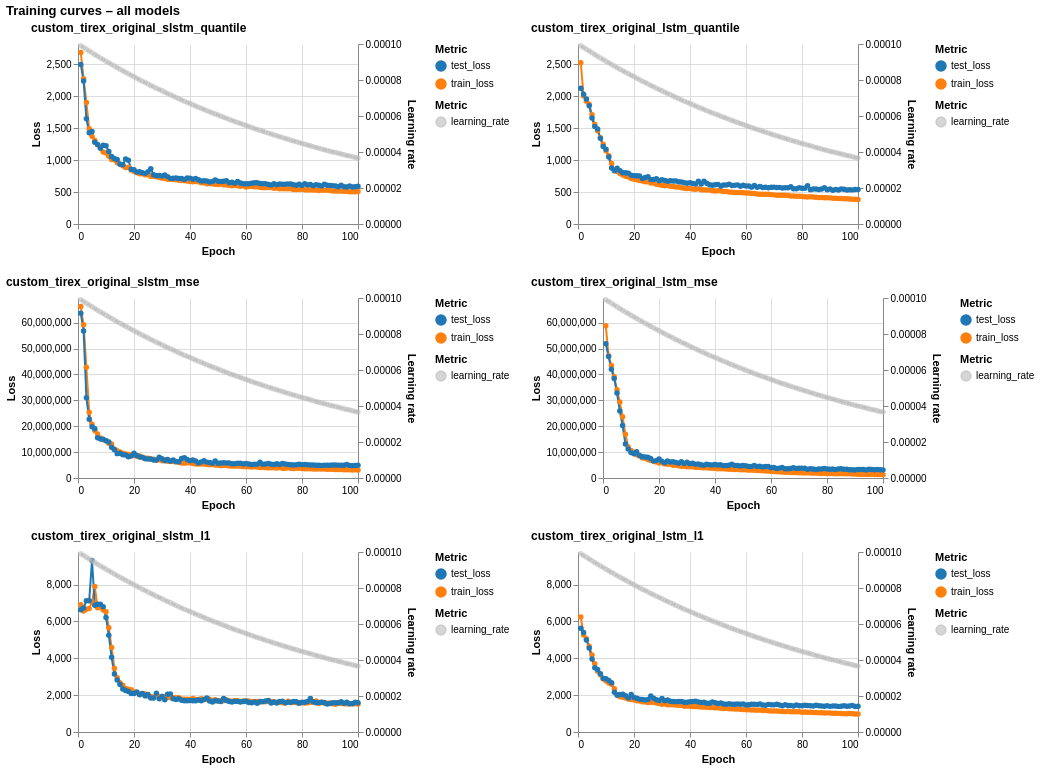

Notebook code cell kept with this figure:
### Code cell
# plots
cols = 2
rows = [
    alt.hconcat(*charts[i : i + cols]).resolve_scale(color="independent")
    for i in range(0, len(charts), cols)
]

grid = (
    alt.vconcat(*rows)
    .configure_view(strokeWidth=0)
    .configure_title(anchor="start")
    .properties(title="Training curves – all models")
)
grid

### Figure 1 — Vega-Lite specification as saved in the notebook (floating-point values rounded to 4 significant figures; data arrays with more than 128 entries replaced by an {"elided": "..."} marker saying what was removed)
{"config": {"view": {"continuousWidth": 300, "continuousHeight": 300, "strokeWidth": 0}, "title": {"anchor": "start"}}, "vconcat": [{"hconcat": [{"layer": [{"data": {"name": "data-d1697abbd69f6c474ad8115935be9af5"}, "mark": {"type": "line", "point": true}, "encoding": {"color": {"field": "variable", "scale": {"scheme": "category10"}, "title": "Metric", "type": "nominal"}, "tooltip": [{"field": "epoch", "type": "quantitative"}, {"field": "value", "type": "quantitative"}, {"field": "variable", "type": "nominal"}], "x": {"field": "epoch", "title": "Epoch", "type": "quantitative"}, "y": {"field": "value", "scale": {"domain": [0, 2813.0]}, "title": "Loss", "type": "quantitative"}}, "title": "Loss"}, {"data": {"name": "data-c59b2f24dabe30abc28352378b23c16e"}, "mark": {"type": "line", "point": true, "strokeDash": [4, 4]}, "encoding": {"color": {"field": "variable", "scale": {"domain": ["learning_rate"], "range": ["#bbbbbb"]}, "title": "Metric", "type": "nominal"}, "opacity": {"value": 0.6}, "tooltip": [{"field": "epoch", "type": "quantitative"}, {"field": "value", "type": "quantitative"}, {"field": "variable", "type": "nominal"}], "x": {"field": "epoch", "title": "Epoch", "type": "quantitative"}, "y": {"axis": {"orient": "right", "title": "Learning rate"}, "field": "value", "type": "quantitative"}}, "title": "Learning rate"}], "height": 180, "resolve": {"scale": {"color": "independent", "y": "independent"}}, "title": {"text": "custom_tirex_original_slstm_quantile", "fontSize": 12, "fontWeight": "bold"}, "width": 280}, {"layer": [{"data": {"name": "data-6e2599b0b0ef61925cb4f80d11a883dc"}, "mark": {"type": "line", "point": true}, "encoding": {"color": {"field": "variable", "scale": {"scheme": "category10"}, "title": "Metric", "type": "nominal"}, "tooltip": [{"field": "epoch", "type": "quantitative"}, {"field": "value", "type": "quantitative"}, {"field": "variable", "type": "nominal"}], "x": {"field": "epoch", "title": "Epoch", "type": "quantitative"}, "y": {"field": "value", "scale": {"domain": [0, 2813.0]}, "title": "Loss", "type": "quantitative"}}, "title": "Loss"}, {"data": {"name": "data-c59b2f24dabe30abc28352378b23c16e"}, "mark": {"type": "line", "point": true, "strokeDash": [4, 4]}, "encoding": {"color": {"field": "variable", "scale": {"domain": ["learning_rate"], "range": ["#bbbbbb"]}, "title": "Metric", "type": "nominal"}, "opacity": {"value": 0.6}, "tooltip": [{"field": "epoch", "type": "quantitative"}, {"field": "value", "type": "quantitative"}, {"field": "variable", "type": "nominal"}], "x": {"field": "epoch", "title": "Epoch", "type": "quantitative"}, "y": {"axis": {"orient": "right", "title": "Learning rate"}, "field": "value", "type": "quantitative"}}, "title": "Learning rate"}], "height": 180, "resolve": {"scale": {"color": "independent", "y": "independent"}}, "title": {"text": "custom_tirex_original_lstm_quantile", "fontSize": 12, "fontWeight": "bold"}, "width": 280}], "resolve": {"scale": {"color": "independent"}}}, {"hconcat": [{"layer": [{"data": {"name": "data-5df5d6266859cfca5626c68aee9a7589"}, "mark": {"type": "line", "point": true}, "encoding": {"color": {"field": "variable", "scale": {"scheme": "category10"}, "title": "Metric", "type": "nominal"}, "tooltip": [{"field": "epoch", "type": "quantitative"}, {"field": "value", "type": "quantitative"}, {"field": "variable", "type": "nominal"}], "x": {"field": "epoch", "title": "Epoch", "type": "quantitative"}, "y": {"field": "value", "scale": {"domain": [0, 69510000.0]}, "title": "Loss", "type": "quantitative"}}, "title": "Loss"}, {"data": {"name": "data-c59b2f24dabe30abc28352378b23c16e"}, "mark": {"type": "line", "point": true, "strokeDash": [4, 4]}, "encoding": {"color": {"field": "variable", "scale": {"domain": ["learning_rate"], "range": ["#bbbbbb"]}, "title": "Metric", "type": "nominal"}, "opacity": {"value": 0.6}, "tooltip": [{"field": "epoch", "type": "quantitative"}, {"field": "value", "type": "quantitative"}, {"field": "variable", "type": "nominal"}], "x": {"field": "epoch", "title": "Epoch", "type": "quantitative"}, "y": {"axis": {"orient": "right", "title": "Learning rate"}, "field": "value", "type": "quantitative"}}, "title": "Learning rate"}], "height": 180, "resolve": {"scale": {"color": "independent", "y": "independent"}}, "title": {"text": "custom_tirex_original_slstm_mse", "fontSize": 12, "fontWeight": "bold"}, "width": 280}, {"layer": [{"data": {"name": "data-cd68bd53967f51ae56b6d3e97e79906c"}, "mark": {"type": "line", "point": true}, "encoding": {"color": {"field": "variable", "scale": {"scheme": "category10"}, "title": "Metric", "type": "nominal"}, "tooltip": [{"field": "epoch", "type": "quantitative"}, {"field": "value", "type": "quantitative"}, {"field": "variable", "type": "nominal"}], "x": {"field": "epoch", "title": "Epoch", "type": "quantitative"}, "y": {"field": "value", "scale": {"domain": [0, 69510000.0]}, "title": "Loss", "type": "quantitative"}}, "title": "Loss"}, {"data": {"name": "data-c59b2f24dabe30abc28352378b23c16e"}, "mark": {"type": "line", "point": true, "strokeDash": [4, 4]}, "encoding": {"color": {"field": "variable", "scale": {"domain": ["learning_rate"], "range": ["#bbbbbb"]}, "title": "Metric", "type": "nominal"}, "opacity": {"value": 0.6}, "tooltip": [{"field": "epoch", "type": "quantitative"}, {"field": "value", "type": "quantitative"}, {"field": "variable", "type": "nominal"}], "x": {"field": "epoch", "title": "Epoch", "type": "quantitative"}, "y": {"axis": {"orient": "right", "title": "Learning rate"}, "field": "value", "type": "quantitative"}}, "title": "Learning rate"}], "height": 180, "resolve": {"scale": {"color": "independent", "y": "independent"}}, "title": {"text": "custom_tirex_original_lstm_mse", "fontSize": 12, "fontWeight": "bold"}, "width": 280}], "resolve": {"scale": {"color": "independent"}}}, {"hconcat": [{"layer": [{"data": {"name": "data-0d62dba562f75d930c659e8f3cf0182a"}, "mark": {"type": "line", "point": true}, "encoding": {"color": {"field": "variable", "scale": {"scheme": "category10"}, "title": "Metric", "type": "nominal"}, "tooltip": [{"field": "epoch", "type": "quantitative"}, {"field": "value", "type": "quantitative"}, {"field": "variable", "type": "nominal"}], "x": {"field": "epoch", "title": "Epoch", "type": "quantitative"}, "y": {"field": "value", "scale": {"domain": [0, 9770.0]}, "title": "Loss", "type": "quantitative"}}, "title": "Loss"}, {"data": {"name": "data-c59b2f24dabe30abc28352378b23c16e"}, "mark": {"type": "line", "point": true, "strokeDash": [4, 4]}, "encoding": {"color": {"field": "variable", "scale": {"domain": ["learning_rate"], "range": ["#bbbbbb"]}, "title": "Metric", "type": "nominal"}, "opacity": {"value": 0.6}, "tooltip": [{"field": "epoch", "type": "quantitative"}, {"field": "value", "type": "quantitative"}, {"field": "variable", "type": "nominal"}], "x": {"field": "epoch", "title": "Epoch", "type": "quantitative"}, "y": {"axis": {"orient": "right", "title": "Learning rate"}, "field": "value", "type": "quantitative"}}, "title": "Learning rate"}], "height": 180, "resolve": {"scale": {"color": "independent", "y": "independent"}}, "title": {"text": "custom_tirex_original_slstm_l1", "fontSize": 12, "fontWeight": "bold"}, "width": 280}, {"layer": [{"data": {"name": "data-27ce4eccaa480f9a9e4aa1014c0fef41"}, "mark": {"type": "line", "point": true}, "encoding": {"color": {"field": "variable", "scale": {"scheme": "category10"}, "title": "Metric", "type": "nominal"}, "tooltip": [{"field": "epoch", "type": "quantitative"}, {"field": "value", "type": "quantitative"}, {"field": "variable", "type": "nominal"}], "x": {"field": "epoch", "title": "Epoch", "type": "quantitative"}, "y": {"field": "value", "scale": {"domain": [0, 9770.0]}, "title": "Loss", "type": "quantitative"}}, "title": "Loss"}, {"data": {"name": "data-c59b2f24dabe30abc28352378b23c16e"}, "mark": {"type": "line", "point": true, "strokeDash": [4, 4]}, "encoding": {"color": {"field": "variable", "scale": {"domain": ["learning_rate"], "range": ["#bbbbbb"]}, "title": "Metric", "type": "nominal"}, "opacity": {"value": 0.6}, "tooltip": [{"field": "epoch", "type": "quantitative"}, {"field": "value", "type": "quantitative"}, {"field": "variable", "type": "nominal"}], "x": {"field": "epoch", "title": "Epoch", "type": "quantitative"}, "y": {"axis": {"orient": "right", "title": "Learning rate"}, "field": "value", "type": "quantitative"}}, "title": "Learning rate"}], "height": 180, "resolve": {"scale": {"color": "independent", "y": "independent"}}, "title": {"text": "custom_tirex_original_lstm_l1", "fontSize": 12, "fontWeight": "bold"}, "width": 280}], "resolve": {"scale": {"color": "independent"}}}], "title": "Training curves – all models", "$schema": "https://vega.github.io/schema/vega-lite/v6.4.1.json", "datasets": {"data-d1697abbd69f6c474ad8115935be9af5": {"elided": "200 records"}, "data-c59b2f24dabe30abc28352378b23c16e": [{"epoch": 1, "variable": "learning_rate", "value": 9.9e-05}, {"epoch": 2, "variable": "learning_rate", "value": 9.801e-05}, {"epoch": 3, "variable": "learning_rate", "value": 9.703e-05}, {"epoch": 4, "variable": "learning_rate", "value": 9.606e-05}, {"epoch": 5, "variable": "learning_rate", "value": 9.51e-05}, {"epoch": 6, "variable": "learning_rate", "value": 9.415e-05}, {"epoch": 7, "variable": "learning_rate", "value": 9.321e-05}, {"epoch": 8, "variable": "learning_rate", "value": 9.227e-05}, {"epoch": 9, "variable": "learning_rate", "value": 9.135e-05}, {"epoch": 10, "variable": "learning_rate", "value": 9.044e-05}, {"epoch": 11, "variable": "learning_rate", "value": 8.953e-05}, {"epoch": 12, "variable": "learning_rate", "value": 8.864e-05}, {"epoch": 13, "variable": "learning_rate", "value": 8.775e-05}, {"epoch": 14, "variable": "learning_rate", "value": 8.687e-05}, {"epoch": 15, "variable": "learning_rate", "value": 8.601e-05}, {"epoch": 16, "variable": "learning_rate", "value": 8.515e-05}, {"epoch": 17, "variable": "learning_rate", "value": 8.429e-05}, {"epoch": 18, "variable": "learning_rate", "value": 8.345e-05}, {"epoch": 19, "variable": "learning_rate", "value": 8.262e-05}, {"epoch": 20, "variable": "learning_rate", "value": 8.179e-05}, {"epoch": 21, "variable": "learning_rate", "value": 8.097e-05}, {"epoch": 22, "variable": "learning_rate", "value": 8.016e-05}, {"epoch": 23, "variable": "learning_rate", "value": 7.936e-05}, {"epoch": 24, "variable": "learning_rate", "value": 7.857e-05}, {"epoch": 25, "variable": "learning_rate", "value": 7.778e-05}, {"epoch": 26, "variable": "learning_rate", "value": 7.7e-05}, {"epoch": 27, "variable": "learning_rate", "value": 7.623e-05}, {"epoch": 28, "variable": "learning_rate", "value": 7.547e-05}, {"epoch": 29, "variable": "learning_rate", "value": 7.472e-05}, {"epoch": 30, "variable": "learning_rate", "value": 7.397e-05}, {"epoch": 31, "variable": "learning_rate", "value": 7.323e-05}, {"epoch": 32, "variable": "learning_rate", "value": 7.25e-05}, {"epoch": 33, "variable": "learning_rate", "value": 7.177e-05}, {"epoch": 34, "variable": "learning_rate", "value": 7.106e-05}, {"epoch": 35, "variable": "learning_rate", "value": 7.034e-05}, {"epoch": 36, "variable": "learning_rate", "value": 6.964e-05}, {"epoch": 37, "variable": "learning_rate", "value": 6.894e-05}, {"epoch": 38, "variable": "learning_rate", "value": 6.826e-05}, {"epoch": 39, "variable": "learning_rate", "value": 6.757e-05}, {"epoch": 40, "variable": "learning_rate", "value": 6.69e-05}, {"epoch": 41, "variable": "learning_rate", "value": 6.623e-05}, {"epoch": 42, "variable": "learning_rate", "value": 6.557e-05}, {"epoch": 43, "variable": "learning_rate", "value": 6.491e-05}, {"epoch": 44, "variable": "learning_rate", "value": 6.426e-05}, {"epoch": 45, "variable": "learning_rate", "value": 6.362e-05}, {"epoch": 46, "variable": "learning_rate", "value": 6.298e-05}, {"epoch": 47, "variable": "learning_rate", "value": 6.235e-05}, {"epoch": 48, "variable": "learning_rate", "value": 6.173e-05}, {"epoch": 49, "variable": "learning_rate", "value": 6.111e-05}, {"epoch": 50, "variable": "learning_rate", "value": 6.05e-05}, {"epoch": 51, "variable": "learning_rate", "value": 5.99e-05}, {"epoch": 52, "variable": "learning_rate", "value": 5.93e-05}, {"epoch": 53, "variable": "learning_rate", "value": 5.87e-05}, {"epoch": 54, "variable": "learning_rate", "value": 5.812e-05}, {"epoch": 55, "variable": "learning_rate", "value": 5.754e-05}, {"epoch": 56, "variable": "learning_rate", "value": 5.696e-05}, {"epoch": 57, "variable": "learning_rate", "value": 5.639e-05}, {"epoch": 58, "variable": "learning_rate", "value": 5.583e-05}, {"epoch": 59, "variable": "learning_rate", "value": 5.527e-05}, {"epoch": 60, "variable": "learning_rate", "value": 5.472e-05}, {"epoch": 61, "variable": "learning_rate", "value": 5.417e-05}, {"epoch": 62, "variable": "learning_rate", "value": 5.363e-05}, {"epoch": 63, "variable": "learning_rate", "value": 5.309e-05}, {"epoch": 64, "variable": "learning_rate", "value": 5.256e-05}, {"epoch": 65, "variable": "learning_rate", "value": 5.203e-05}, {"epoch": 66, "variable": "learning_rate", "value": 5.151e-05}, {"epoch": 67, "variable": "learning_rate", "value": 5.1e-05}, {"epoch": 68, "variable": "learning_rate", "value": 5.049e-05}, {"epoch": 69, "variable": "learning_rate", "value": 4.998e-05}, {"epoch": 70, "variable": "learning_rate", "value": 4.948e-05}, {"epoch": 71, "variable": "learning_rate", "value": 4.899e-05}, {"epoch": 72, "variable": "learning_rate", "value": 4.85e-05}, {"epoch": 73, "variable": "learning_rate", "value": 4.801e-05}, {"epoch": 74, "variable": "learning_rate", "value": 4.753e-05}, {"epoch": 75, "variable": "learning_rate", "value": 4.706e-05}, {"epoch": 76, "variable": "learning_rate", "value": 4.659e-05}, {"epoch": 77, "variable": "learning_rate", "value": 4.612e-05}, {"epoch": 78, "variable": "learning_rate", "value": 4.566e-05}, {"epoch": 79, "variable": "learning_rate", "value": 4.52e-05}, {"epoch": 80, "variable": "learning_rate", "value": 4.475e-05}, {"epoch": 81, "variable": "learning_rate", "value": 4.43e-05}, {"epoch": 82, "variable": "learning_rate", "value": 4.386e-05}, {"epoch": 83, "variable": "learning_rate", "value": 4.342e-05}, {"epoch": 84, "variable": "learning_rate", "value": 4.299e-05}, {"epoch": 85, "variable": "learning_rate", "value": 4.256e-05}, {"epoch": 86, "variable": "learning_rate", "value": 4.213e-05}, {"epoch": 87, "variable": "learning_rate", "value": 4.171e-05}, {"epoch": 88, "variable": "learning_rate", "value": 4.129e-05}, {"epoch": 89, "variable": "learning_rate", "value": 4.088e-05}, {"epoch": 90, "variable": "learning_rate", "value": 4.047e-05}, {"epoch": 91, "variable": "learning_rate", "value": 4.007e-05}, {"epoch": 92, "variable": "learning_rate", "value": 3.967e-05}, {"epoch": 93, "variable": "learning_rate", "value": 3.927e-05}, {"epoch": 94, "variable": "learning_rate", "value": 3.888e-05}, {"epoch": 95, "variable": "learning_rate", "value": 3.849e-05}, {"epoch": 96, "variable": "learning_rate", "value": 3.81e-05}, {"epoch": 97, "variable": "learning_rate", "value": 3.772e-05}, {"epoch": 98, "variable": "learning_rate", "value": 3.735e-05}, {"epoch": 99, "variable": "learning_rate", "value": 3.697e-05}, {"epoch": 100, "variable": "learning_rate", "value": 3.66e-05}], "data-6e2599b0b0ef61925cb4f80d11a883dc": {"elided": "200 records"}, "data-5df5d6266859cfca5626c68aee9a7589": {"elided": "200 records"}, "data-cd68bd53967f51ae56b6d3e97e79906c": {"elided": "200 records"}, "data-0d62dba562f75d930c659e8f3cf0182a": {"elided": "200 records"}, "data-27ce4eccaa480f9a9e4aa1014c0fef41": {"elided": "200 records"}}}
